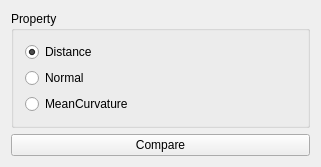
<?xml version="1.0" encoding="UTF-8"?>
<ui version="4.0">
 <class>MeshCompareToolbar</class>
 <widget class="QWidget" name="MeshCompareToolbar">
  <property name="geometry">
   <rect>
    <x>0</x>
    <y>0</y>
    <width>321</width>
    <height>156</height>
   </rect>
  </property>
  <property name="windowTitle">
   <string>Form</string>
  </property>
  <layout class="QVBoxLayout" name="verticalLayout_2">
   <item>
    <widget class="QGroupBox" name="groupBox_5">
     <property name="toolTip">
      <string>Set the smoothing directions</string>
     </property>
     <property name="statusTip">
      <string>Set the smoothing directions</string>
     </property>
     <property name="title">
      <string>Property</string>
     </property>
     <layout class="QVBoxLayout" name="verticalLayout_3">
      <item>
       <layout class="QVBoxLayout" name="verticalLayout">
        <item>
         <widget class="QRadioButton" name="distance">
          <property name="toolTip">
           <string>Compare distance between meshes</string>
          </property>
          <property name="statusTip">
           <string>Compare distance between meshes</string>
          </property>
          <property name="text">
           <string>Distance</string>
          </property>
          <property name="checked">
           <bool>true</bool>
          </property>
         </widget>
        </item>
        <item>
         <widget class="QRadioButton" name="normalAngle">
          <property name="toolTip">
           <string>Compare normal deviation between meshes</string>
          </property>
          <property name="statusTip">
           <string>Compare normal deviation between meshes</string>
          </property>
          <property name="text">
           <string>Normal</string>
          </property>
         </widget>
        </item>
        <item>
         <widget class="QRadioButton" name="meanCurvature">
          <property name="toolTip">
           <string>Compare mean curvature between meshes</string>
          </property>
          <property name="statusTip">
           <string>Compare mean curvature between meshes</string>
          </property>
          <property name="text">
           <string>MeanCurvature</string>
          </property>
         </widget>
        </item>
       </layout>
      </item>
     </layout>
    </widget>
   </item>
   <item>
    <widget class="QPushButton" name="compare">
     <property name="toolTip">
      <string>Compute distance between to meshes.

Select one source mesh(the reference) and one target mesh. The points of the reference are projected onto target and the deviation(distance,normal) gets visualized by colored points.</string>
     </property>
     <property name="text">
      <string>Compare</string>
     </property>
    </widget>
   </item>
   <item>
    <spacer name="verticalSpacer">
     <property name="orientation">
      <enum>Qt::Vertical</enum>
     </property>
     <property name="sizeHint" stdset="0">
      <size>
       <width>20</width>
       <height>40</height>
      </size>
     </property>
    </spacer>
   </item>
  </layout>
 </widget>
 <layoutdefault spacing="6" margin="11"/>
 <pixmapfunction>qPixmapFromMimeSource</pixmapfunction>
 <resources/>
 <connections/>
</ui>
